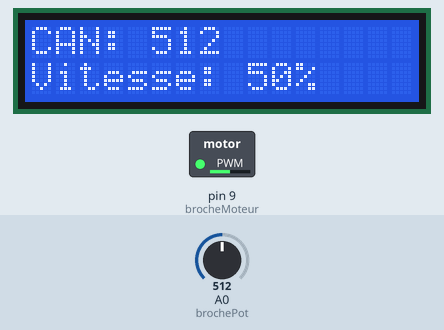
Bench run of a sketch on a simulated Arduino Uno, built with avr-gcc and run on an emulated ATmega328P. On the bench: 16×2 character LCD, switched loads named in the sketch (green lamp = pin HIGH). The test bench sets the inputs (shaded band); at power-on: A0 (brochePot) = 512.

Above: at 2.2 s.
2.3 s: A0 (brochePot) set to 107
At 3.5 s:
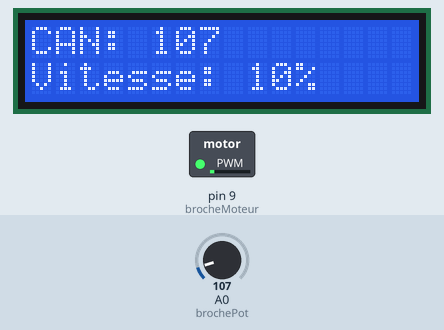
3.9 s: A0 (brochePot) set to 96
At 5.0 s:
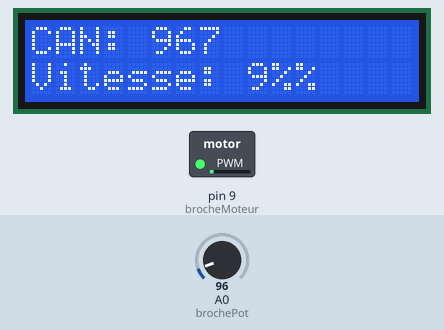
5.4 s: A0 (brochePot) set to 716
At 6.2 s:
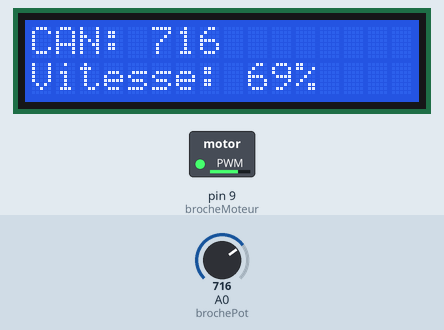
6.9 s: A0 (brochePot) set to 900
At 7.7 s:
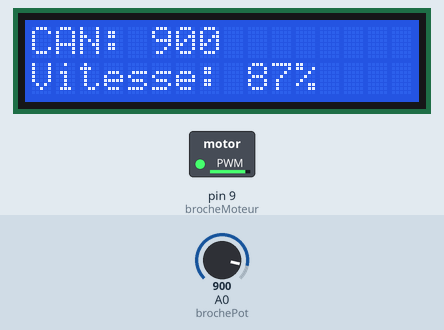
8.5 s: A0 (brochePot) set to 0
At 9.2 s:
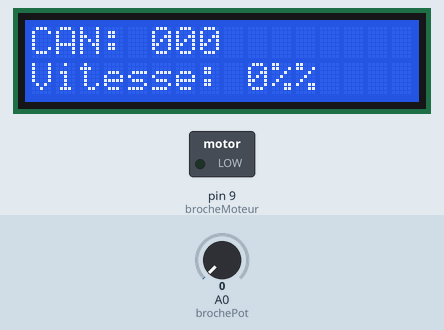
Timing chart, 0 to 11.0 s (numbered marks = the images above; inputs shaded):
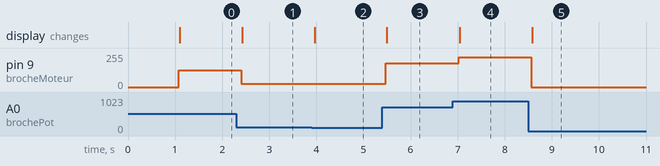

Measured:
- the behaviour switches between 103 and 102 on A0 (brochePot) (found by bisection; images 1 and 2)
- after the input at 2.3 s, pin 9 (brocheMoteur): 127/255 → 26/255 after 0.10 s; the display: changes after 0.12 s (image 1)
- after the input at 3.9 s, pin 9 (brocheMoteur): 26/255 → 23/255 after 0.05 s; the display: changes after 0.06 s (image 2)
- after the input at 5.4 s, pin 9 (brocheMoteur): 23/255 → 178/255 after 0.08 s; the display: changes after 0.10 s (image 3)
- after the input at 6.9 s, pin 9 (brocheMoteur): 178/255 → 224/255 after 0.12 s; the display: changes after 0.14 s (image 4)
- after the input at 8.5 s, pin 9 (brocheMoteur): 224/255 → 0/255 after 0.06 s; the display: changes after 0.08 s (image 5)

The sketch:

code.ino
```cpp
// Arduino C++ code
#include <Wire.h>
#include <LiquidCrystal_I2C.h>
LiquidCrystal_I2C lcd(0x20, 16, 2); // Address I2C : 0x20 or 0x27 ( i used 0x27)
int brochePot = A0; // analogic enter
int brocheMoteur = 9; // exit of the PWM (noted with ~ on the Arduino)
int valeurCAN = 0; //  0 to 1023
int valeurPWM = 0; //  0 to 255
float tension = 0.0;
int pourcentage = 0;
void setup() {
Serial.begin(9600);
pinMode(brocheMoteur, OUTPUT);
lcd.init();
lcd.backlight();
lcd.print("PWM System OK");
delay(1000);
lcd.clear();
}

void loop() {
valeurCAN = analogRead(brochePot); //Potentiometer voltage reading
valeurPWM = map(valeurCAN, 0, 1023, 0, 255); // Conversion for analogWrite
tension = valeurCAN * 5.0 / 1023.0; // Calculation of the actual voltage
pourcentage = map(valeurCAN, 0, 1023, 0, 100); // Percentage of speed
analogWrite(brocheMoteur, valeurPWM); // GPWM signal generation
// Affichage LCD
lcd.setCursor(0, 0); lcd.print("CAN: "); lcd.print(valeurCAN);
lcd.setCursor(0, 1); lcd.print("Vitesse: "); lcd.print(pourcentage); lcd.print("%");
delay(200);
}
```
